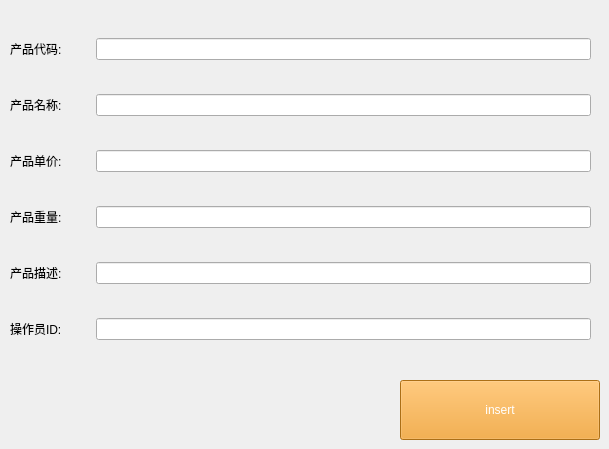
   <widget class="QWidget" name="page_4">
    <widget class="QWidget" name="gridLayoutWidget">
     <property name="geometry">
      <rect>
       <x>10</x>
       <y>10</y>
       <width>581</width>
       <height>361</height>
      </rect>
     </property>
     <layout class="QGridLayout" name="gridLayout">
      <item row="1" column="0">
       <widget class="QLabel" name="label_3">
        <property name="styleSheet">
         <string notr="true">color: rgb(0, 0, 0);</string>
        </property>
        <property name="text">
         <string>产品名称:</string>
        </property>
       </widget>
      </item>
      <item row="0" column="0">
       <widget class="QLabel" name="label_4">
        <property name="minimumSize">
         <size>
          <width>80</width>
          <height>0</height>
         </size>
        </property>
        <property name="styleSheet">
         <string notr="true">color: rgb(0, 0, 0);</string>
        </property>
        <property name="text">
         <string>产品代码:</string>
        </property>
       </widget>
      </item>
      <item row="3" column="0">
       <widget class="QLabel" name="label_7">
        <property name="styleSheet">
         <string notr="true">color: rgb(0, 0, 0);</string>
        </property>
        <property name="text">
         <string>产品重量:</string>
        </property>
       </widget>
      </item>
      <item row="0" column="1">
       <widget class="QLineEdit" name="lineEdit">
        <property name="styleSheet">
         <string notr="true">color: rgb(0, 0, 0);</string>
        </property>
       </widget>
      </item>
      <item row="1" column="1">
       <widget class="QLineEdit" name="lineEdit_2">
        <property name="styleSheet">
         <string notr="true">color: rgb(0, 0, 0);</string>
        </property>
       </widget>
      </item>
      <item row="2" column="0">
       <widget class="QLabel" name="label_5">
        <property name="styleSheet">
         <string notr="true">color: rgb(0, 0, 0);</string>
        </property>
        <property name="text">
         <string>产品单价:</string>
        </property>
       </widget>
      </item>
      <item row="2" column="1">
       <widget class="QLineEdit" name="lineEdit_3">
        <property name="styleSheet">
         <string notr="true">color: rgb(0, 0, 0);</string>
        </property>
       </widget>
      </item>
      <item row="3" column="1">
       <widget class="QLineEdit" name="lineEdit_4">
        <property name="styleSheet">
         <string notr="true">color: rgb(0, 0, 0);</string>
        </property>
       </widget>
      </item>
      <item row="4" column="1">
       <widget class="QLineEdit" name="lineEdit_5">
        <property name="styleSheet">
         <string notr="true">color: rgb(0, 0, 0);</string>
        </property>
       </widget>
      </item>
      <item row="4" column="0">
       <widget class="QLabel" name="label_6">
        <property name="styleSheet">
         <string notr="true">color: rgb(0, 0, 0);</string>
        </property>
        <property name="text">
         <string>产品描述:</string>
        </property>
       </widget>
      </item>
      <item row="5" column="0">
       <widget class="QLabel" name="label_8">
        <property name="styleSheet">
         <string notr="true">color: rgb(0, 0, 0);</string>
        </property>
        <property name="text">
         <string>操作员ID:</string>
        </property>
       </widget>
      </item>
      <item row="5" column="1">
       <widget class="QLineEdit" name="lineEdit_6">
        <property name="styleSheet">
         <string notr="true">color: rgb(0, 0, 0);</string>
        </property>
       </widget>
      </item>
     </layout>
    </widget>
    <widget class="QToolButton" name="toolButton_12">
     <property name="geometry">
      <rect>
       <x>400</x>
       <y>380</y>
       <width>200</width>
       <height>60</height>
      </rect>
     </property>
     <property name="styleSheet">
      <string notr="true">background-color: rgb(241, 156, 31);
color: rgb(255, 255, 255);
font: 16pt &quot;Sans Serif&quot;;</string>
     </property>
     <property name="text">
      <string>insert</string>
     </property>
    </widget>
    <widget class="QLabel" name="label_9">
     <property name="geometry">
      <rect>
       <x>40</x>
       <y>385</y>
       <width>291</width>
       <height>41</height>
      </rect>
     </property>
     <property name="styleSheet">
      <string notr="true">color: rgb(255, 0, 0);</string>
     </property>
     <property name="text">
      <string/>
     </property>
     <property name="alignment">
      <set>Qt::AlignCenter</set>
     </property>
    </widget>
   </widget>
